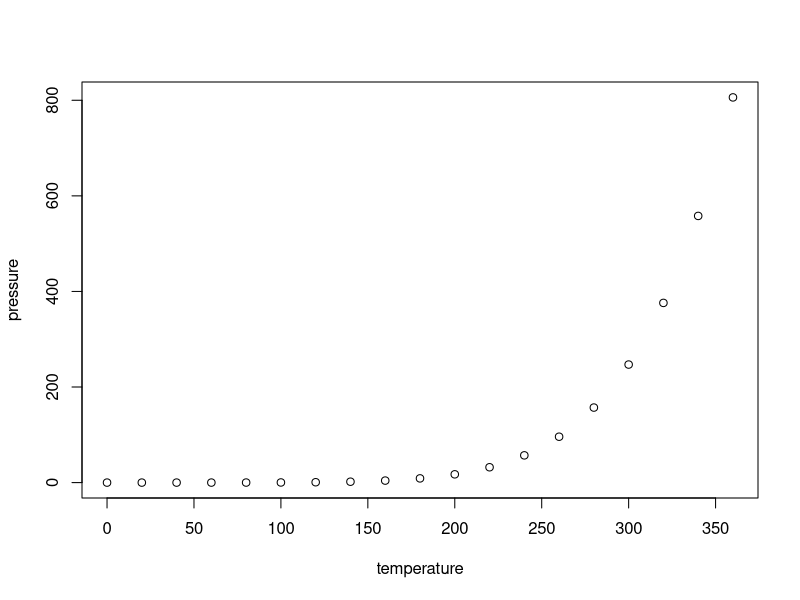
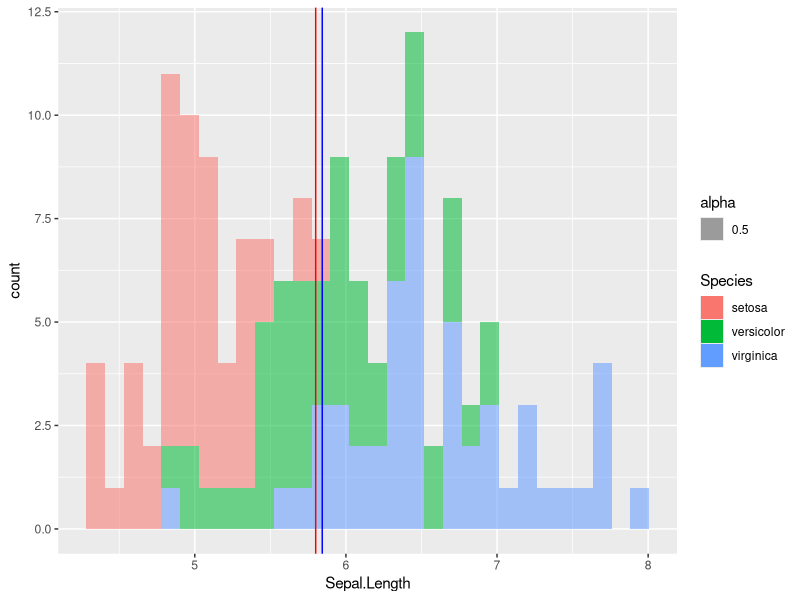
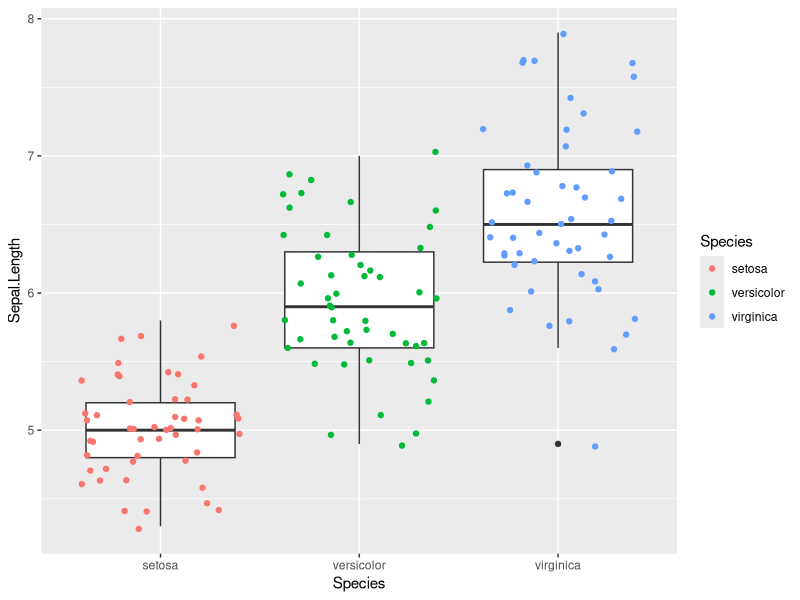
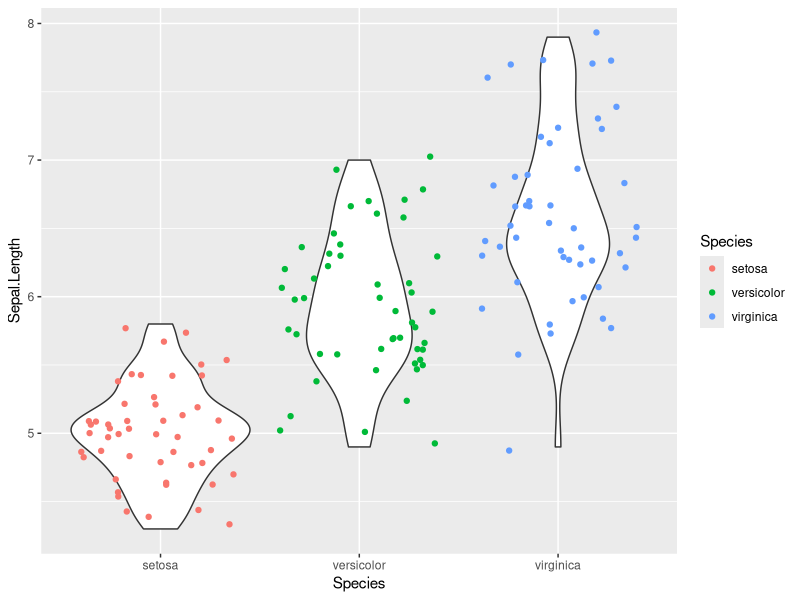
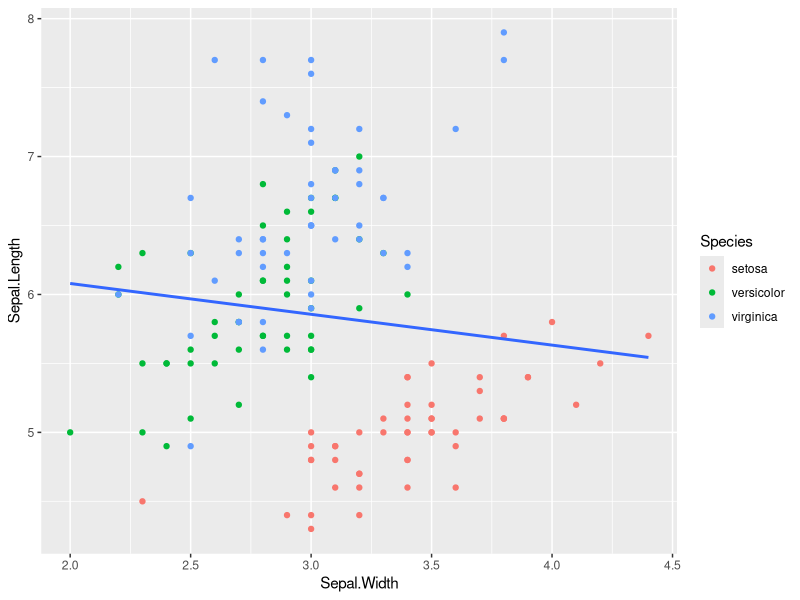
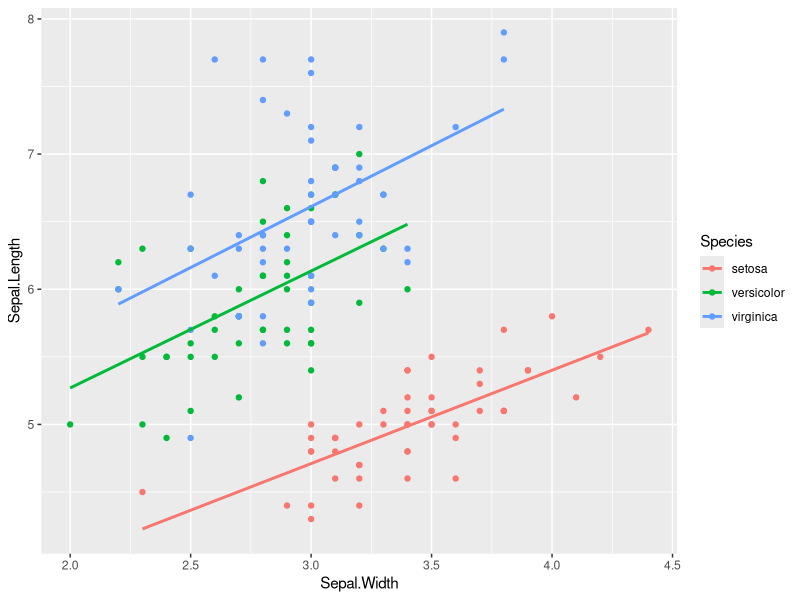

Generate these figures, in order, with R:
## ---- chunk 1
knitr::opts_chunk$set(echo = TRUE)
## ---- chunk 2
plot(pressure)
## ---- chunk 3
library(tidyverse)
## ---- chunk 4
summary(iris)
## ---- chunk 5
iris %>% 
  ggplot2::ggplot(aes(x = Sepal.Length)) +
  geom_histogram(aes(fill = Species, alpha = 0.5)) +
  geom_vline(xintercept = mean(iris$Sepal.Length), colour = "blue") +
  geom_vline(xintercept = median(iris$Sepal.Length), colour = "red")
## ---- chunk 6
iris %>% 
  ggplot(aes(x=Species, y=Sepal.Length)) +
  geom_boxplot() +
  geom_jitter(aes(width = 0.25, color = Species))
## ---- chunk 7
iris %>% 
  ggplot(aes(x=Species, y=Sepal.Length)) +
  geom_violin() +
  geom_jitter(aes(width = 0.25, color = Species))
## ---- chunk 8
iris %>% 
  ggplot(aes(x=Sepal.Width, y=Sepal.Length)) +
  geom_point(aes(color = Species)) +
  geom_smooth(method = "lm", se = FALSE)
## ---- chunk 9
iris %>% 
  ggplot(aes(x = Sepal.Width, y = Sepal.Length, color = Species)) +
  geom_point() +
  geom_smooth(method = "lm", se = FALSE)
